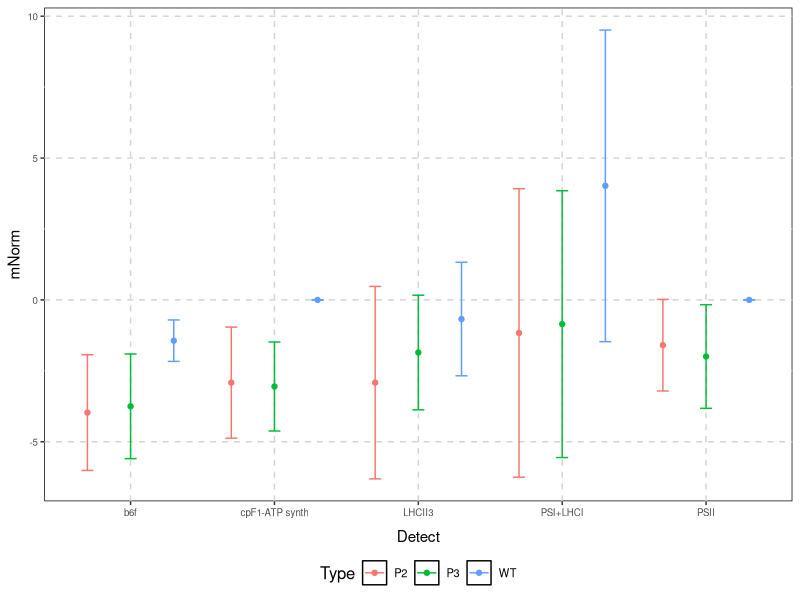

Write R code to recreate this figure.
library(reshape2)
library(dplyr)
library(ggplot2)

size_mod <- -5
cool_theme <- theme(plot.background=element_rect(fill = "transparent",
                                                 colour = "transparent"),
                    panel.grid.major = element_line(colour="lightgrey", linetype = "dashed"),
                    panel.background = element_rect(fill = "transparent",colour = "black"),
                    legend.background = element_rect(fill="NA"),
                    legend.position = "bottom",
                    axis.text = element_text(size=12 + size_mod),
                    axis.title.x = element_text(size=16 + size_mod, vjust = -1), 
                    axis.title.y = element_text(size=16 + size_mod, vjust = 1),
                    strip.text = element_text(size=17 + size_mod, face = "bold"),
                    legend.text = element_text(size=13 + size_mod), 
                    legend.title = element_text(size=17 + size_mod),
                    plot.title = element_text(size=20 + size_mod))

dat <- read.csv("dat.csv", header = FALSE)
colnames(dat) <- c("Detect", "Type", "05/23/2013", "06/10/2013", "06/17/2013", "06/13/2013")
mdat <- melt(dat, variable.name = "Date", value.name = "Value") %>% filter(Date != "06/17/2013")

only_WT <- mdat %>% filter(Type == "WT")

dodge <- position_dodge(width=0.9)

BL <- only_WT %>% group_by(Date) %>% summarise(mBL = median(Value), sdBL = mad(Value))

BLdat <- mdat %>% group_by(Date) %>% mutate(Norm = (Value - median(Value[Type == "WT"]))/mad(Value[Type == "WT"])) %>% ungroup

fin <- BLdat %>% group_by(Detect, Type) %>% summarise(mNorm = median(Norm), sdNorm = mad(Norm)) %>% 
  mutate(Up = mNorm + sdNorm, Low = mNorm - sdNorm)

ggplot(fin, aes(x = Detect, y = mNorm, colour = Type)) +
  geom_point(position = dodge) + 
  geom_errorbar(aes(ymax = Up, ymin = Low, x = Detect, colour = Type), position=dodge, width=0.25) + 
  cool_theme
  